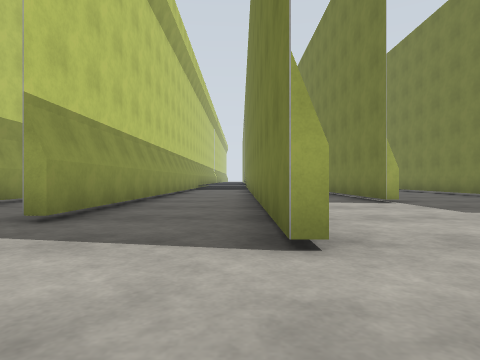
[1] (above)

19 first-person views from a walk through a robot-simulator world made for Gazebo. The camera is 0.94 m above the floor, looks level and sees 75° across. The floor is counted in squares, 2 m on a side. Each view is taken from the middle of a square. On the plan, view 1 faces up. The plan holds only what a view shows up to about 9 squares ahead; the rest is blank. The place goes on beyond the plan.

[2]
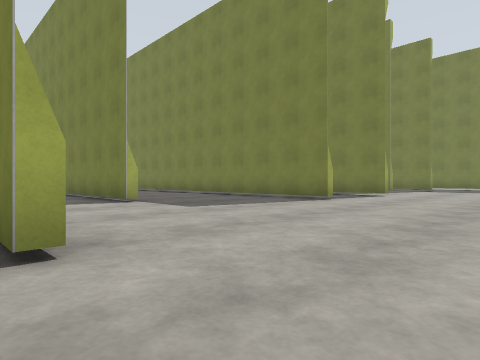

[3]
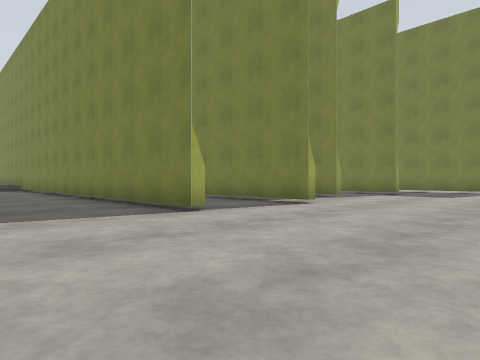

[4]
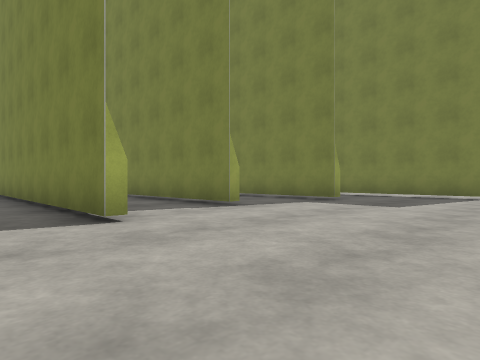

[5]
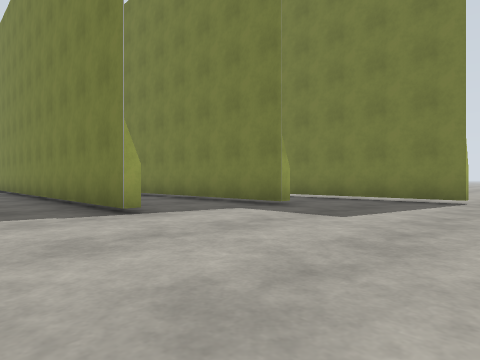

[6]
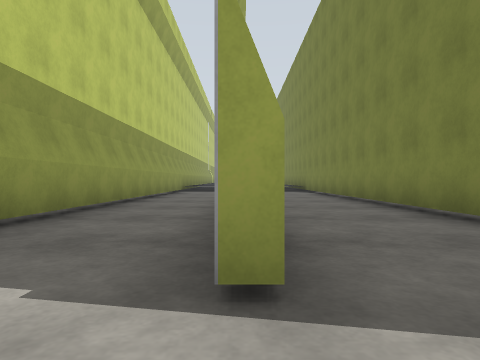

[7]
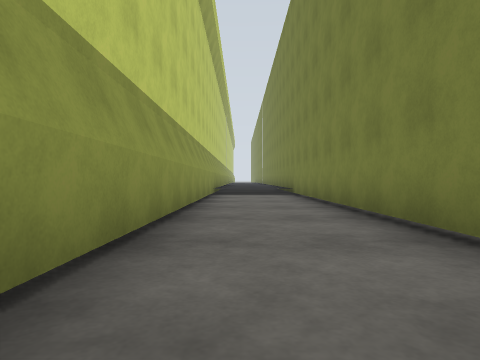

[8]
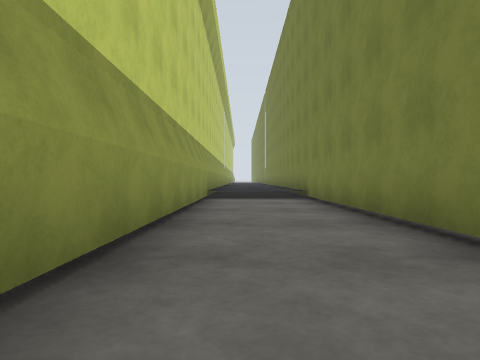

[9]
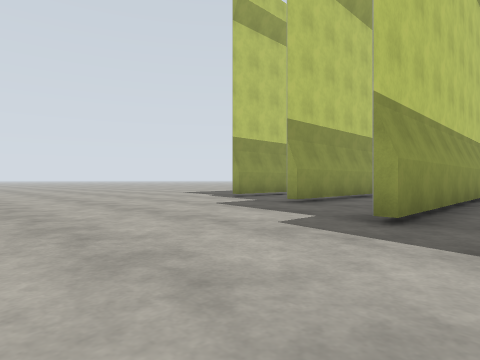

[10]
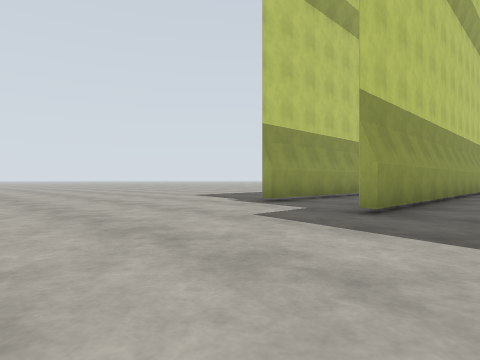

[11]
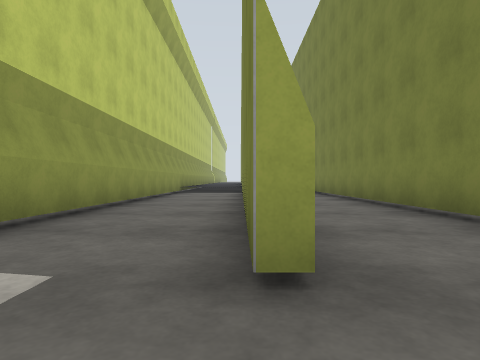

[12]
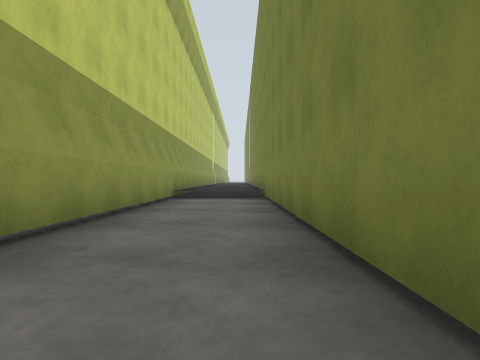

[13]
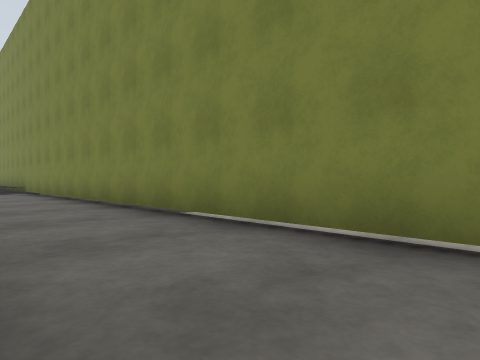

[14]
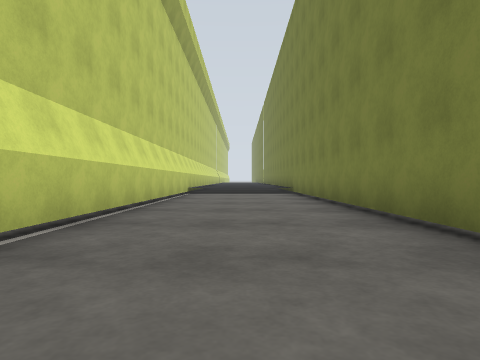

[15]
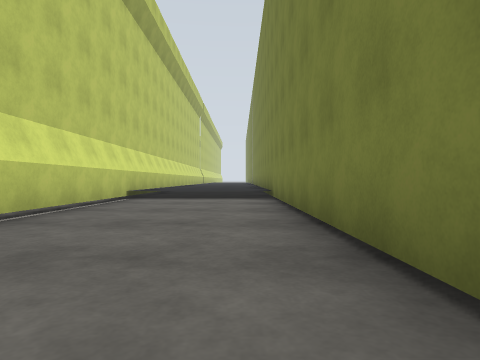

[16]
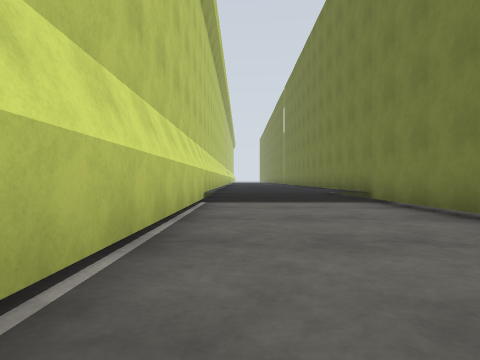

[17]
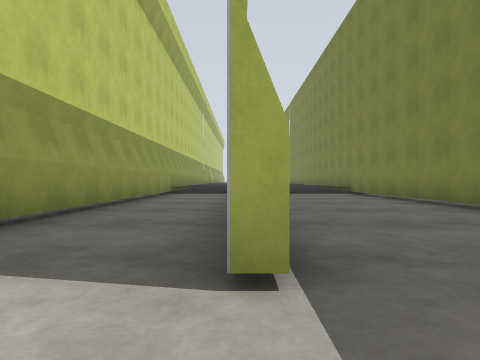

[18]
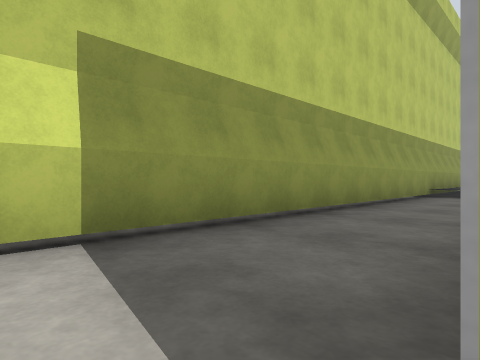

[19]
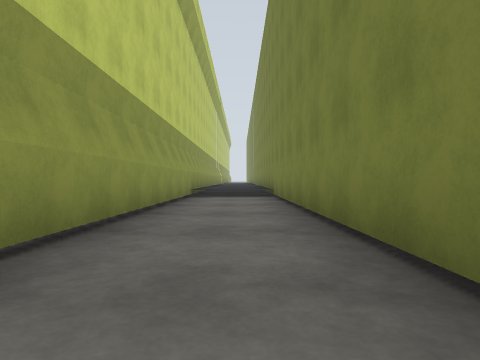

### Floor plan
Key: @ floor where view 1 was taken; # wall or solid block; . floor; = window, fence, low wall or low ledge; T thing the floor can be seen under or through.
Columns run from 9 left of view 1 to 19 right of it. Each row starts with its distance up from view 1.
 16     #==# ## #===# ##=#==#
 15     #..# #. #...# #..#..#
 14     #..# #..#...# #..#..#
 13  #  #..# #..#...# #..#..#
 12  #..#..#.#..#...# #..#..#
 11  #..#..#.#..#...# #..#..#
 10  #..#..#.#..#...# #..#..#
  9  #..#..#.#..#...# #..#..#
  8  #..#..#.#..#...# #..#..#
  7 .#..#..#.T..#...# #..#..#
  6 ....#..#.T......# #..#..#
  5 .......#.T......#.#..#..# T
  4 .......#.T......#.#.....#.T.
  3 .........T................T..
  2 ..........................T..
  1 .............................
  0      ....@.............

Where each view was taken, in squares from view 1:
view 1: 0 up, 0 right, facing up
view 2: 0 up, 0 right, facing up-right
view 3: 0 up, 4 right, facing up-right
view 4: 0 up, 8 right, facing up-right
view 5: 0 up, 10 right, facing up-right
view 6: 3 up, 12 right, facing up
view 7: 6 up, 13 right, facing up
view 8: 8 up, 13 right, facing up
view 9: 0 up, 1 left, facing up-left
view 10: 1 up, 3 left, facing up-left
view 11: 4 up, 5 left, facing up
view 12: 8 up, 3 left, facing up
view 13: 3 up, 2 left, facing up-right
view 14: 5 up, 5 right, facing up
view 15: 8 up, 6 right, facing up
view 16: 9 up, 4 right, facing up
view 17: 5 up, 3 right, facing up
view 18: 6 up, 3 right, facing up-left
view 19: 7 up, 11 right, facing up
